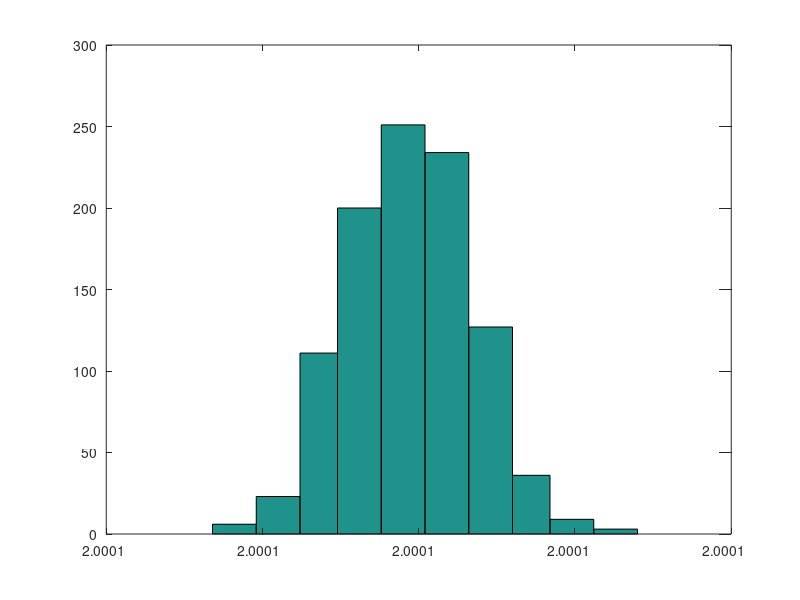

Here is the MATLAB script that generated this plot:
function gibbs()
    L = 2;
    N = 500;

    theta_true = [2;-1];
    sigma_true = 0.1;
    X = 10*randn(N, L);
    Y = X * theta_true + sigma_true * randn(N, 1);

    theta_guesses = [];

    for i = 1:1000
        theta = gibbs_sample(X, Y, sigma_true, 5);
        theta_guesses = [theta_guesses theta];
    end

    hist(theta_guesses(1,:));
    mean(theta_guesses, 2)
end

function theta = gibbs_sample(X, Y, sigma_true, K)
    [N, L] = size(X);
    
    theta = randn(L, 1);
    
    thetas = [];
    
    for k = 1:K
        for i = 1:L
            theta_masked = theta;
            theta_masked(i) = 0;
            resid = Y - X * theta_masked;
            
            Xi = X(:,i);
            
            m = (resid' * Xi) / (Xi' * Xi);
            s = sigma_true / (Xi' * Xi);
            
            theta(i) = m + s * randn();
            
            thetas = [thetas theta];
        end
    end
    
    %plot(thetas');
end
            
    
    
